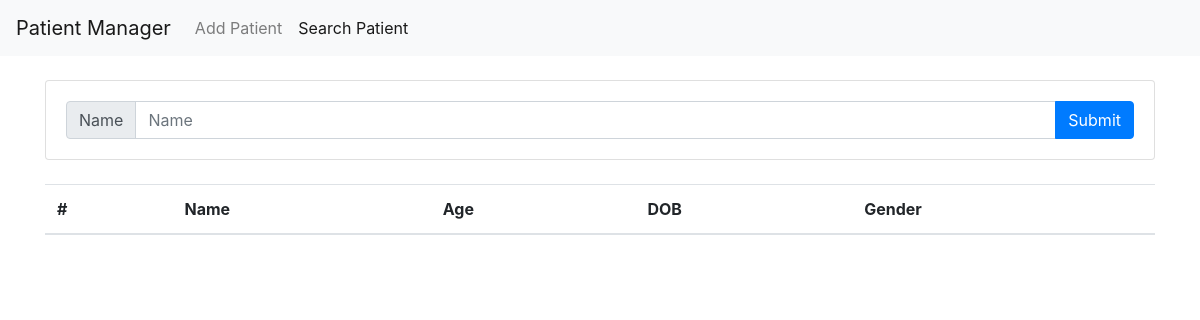
The page /viewPatients on the database as committed earlier.
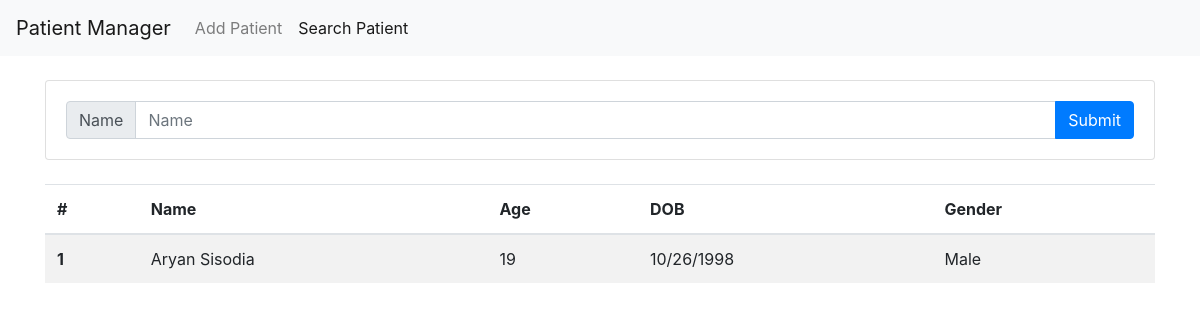
The same page on the database as committed later.
### Patient.py (models this page shows, shortened)
class patients(db.Model):
	__tablename__  = "patients"
	id = db.Column('id', db.Integer, primary_key = True)
	name = db.Column('name', db.String(50))
	age = db.Column('age', db.Integer)
	dob = db.Column('dob', db.String(10))
	gender = db.Column('gender', db.String(1))
	phno = db.Column('phno', db.String(10))
	otherinfo = db.Column('otherinfo', db.String(1024))

### __init__.py (the view)
@app.route('/viewPatients')
def patientDirectory():
	return render_template('view.html', result=patients.query.all(), title="View Patients")

### templates/view.html (shortened to what this page needs)
<!DOCTYPE html>
<html lang="en">
{% include 'header.html' %}
<body>
	<nav class="navbar navbar-expand-lg navbar-light bg-light">
		<a class="navbar-brand" href="index">Patient Manager</a>
		<div class="collapse navbar-collapse" id="navbarNav">
			<ul class="navbar-nav">
				<li class="nav-item">
					<a class="nav-link" href="index">Add Patient</a>
				</li>
				<li class="nav-item active">
					<a class="nav-link" href="viewPatients">Search Patient</a>
				</li>
			</ul>
		</div>
	</nav>
	<br>
	<div class="container">
		<div class="card">
		<div class="card-body">
			<form action="searchPatients" method="GET" id="viewPatientsForm" name="viewPatientsForm">
				<div class="input-group">
					<div class="input-group-prepend">
						<span class="input-group-text" id="name-text">Name</span>
					</div>
					<input type="text" class="form-control" placeholder="Name" id="name" name="name" autofocus>
					<div class="input-group-append">
						<button type="submit" class="btn btn-primary">Submit</button>
					</div>
				</div>
			</form>
		</div>
		</div>
		<br>
		<table class="table table-striped table-hover">
			<thead>
				<th scope="col">#</th>
				<th scope="col">Name</th>
				<th scope="col">Age</th>
				<th scope="col">DOB</th>
				<th scope="col">Gender</th>
			</thead>
			<tbody>
				{% for patient in result %}
				<tr>
					<th scope="row">{{loop.index}}</th>
					<td>{{patient.name}}</td>
					<td>{{patient.age}}</td>
					<td>{{patient.dob}}</td>
					<td>
						{% if patient.gender == 'm' %}
						Male
						{% elif patient.gender == 'f' %}
						Female
						{% else %}
						Other
						{% endif %}
					</td>
				</tr>
				{% endfor %}
			</tbody>
		</table>
	</div>
</body>
</html>

### templates/header.html (shortened to what this page needs)
<head>
	<link rel="stylesheet" href="https://stackpath.bootstrapcdn.com/bootstrap/4.1.0/css/bootstrap.min.css">
	<link rel="stylesheet" href="https://cdnjs.cloudflare.com/ajax/libs/bootstrap-datepicker/1.8.0/css/bootstrap-datepicker.css">
	<link rel="stylesheet" type="text/css" href="{{ url_for('static', filename = 'style.css') }}">
</head>

Rows that differ between the two databases and show on the page:
added patients: name "Aryan Sisodia", age "19", dob "10/26/1998", gender "Male"
